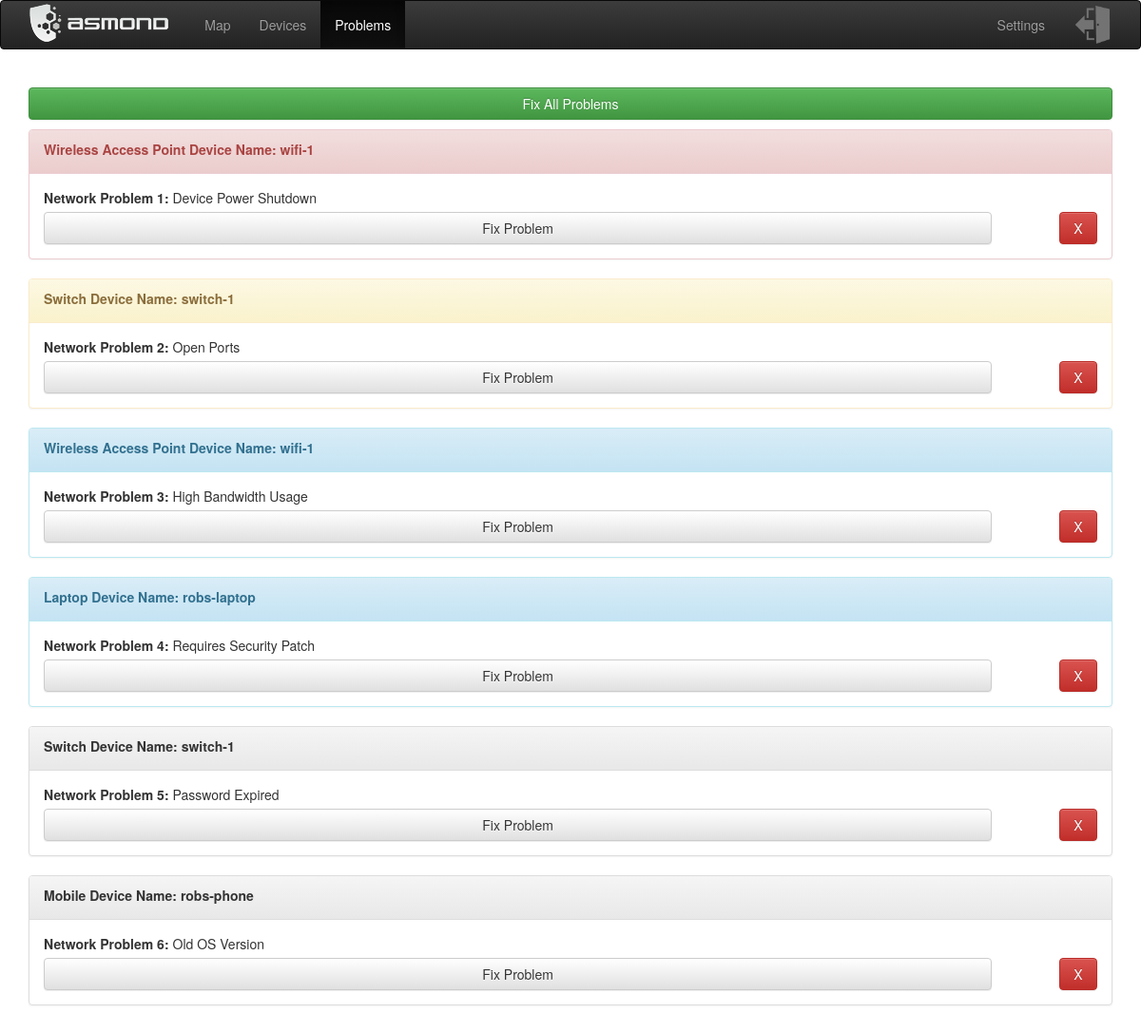
/interface/problems, run on the app's committed database.
### interface/models.py (models this page shows)
class NetworkProblems(models.Model):
    device = models.ForeignKey("interface.NetworkDevices", null=True, default=None, verbose_name="Devices", db_index=True, on_delete=models.CASCADE)
    device_problem = models.TextField(default=None, verbose_name="Device Problem")
    problem_severity = models.IntegerField(default=0, verbose_name="Problem Severity")

class NetworkDevices(models.Model):
    device_type = models.TextField(blank=True, verbose_name="Device Type", default=None, null=True)
    hostname = models.TextField(blank=True, default=None, verbose_name="Hostname")
    ip_address = models.TextField(blank=True, default=None, verbose_name="IP Address")
    mac_vendor = models.TextField(blank=True, default=None, verbose_name="MAC Vendor", null=True)
    device_level = models.IntegerField(default=1, verbose_name="Device Level")
    connects_to = models.TextField(blank=True, default=None, verbose_name="Connects To", null=True)

### interface/views.py (the view)
def networkproblems(request):
    devices_overview = NetworkOverview.objects.all()
    devices_found = NetworkDevices.objects.all()
    device_problems = NetworkProblems.objects.all()
    device_problems = device_problems.order_by(Lower("problem_severity"))
    return render(request, "interface/networkproblems.html", {
        "devices_overview": devices_overview,
        "devices_found": devices_found,
        "device_problems": device_problems
    })

### interface/templates/interface/networkproblems.html (shortened to what this page needs)
{% extends 'interface/asmond-base.html' %}
{% load static %}
{% load humanize %}
{% block head %}
{{ block.super }}
{% endblock %}
{% block networkproblems-active %}active{% endblock %}
{% block interface-content %}
<link rel="stylesheet" href="{% static 'interface/css/asmond.css' %}">
    <div id="all_problems">
        <br>
    {% if device_problems != None %}
    <button type="submit" value="1" name="view_more" class="btn btn-success"
    style="display:block; margin-left:auto; margin-right:auto; width: 100%" onclick="resolveAll(all_problems)">
    Fix All Problems
    </button>
    {% for problem in device_problems %}
        {% if problem.problem_severity == 3 %}
        <div class="panel panel-default" style="height:100%; margin-top:10px;" id="problem_panel{{ forloop.counter0 }}">
        {% elif problem.problem_severity == 2 %}
        <div class="panel panel-info" style="height:100%; margin-top:10px;" id="problem_panel{{ forloop.counter0 }}">
        {% elif problem.problem_severity == 1 %}
        <div class="panel panel-warning" style="height:100%; margin-top:10px;" id="problem_panel{{ forloop.counter0 }}">
        {% elif problem.problem_severity == 0 %}
        <div class="panel panel-danger" style="height:100%; margin-top:10px;" id="problem_panel{{ forloop.counter0 }}">
        {% endif %}
            <div class="panel-heading">
                <label>{{ problem.device.device_type }} Device Name: {{ problem.device.hostname }} </label>
            </div>
            <div class="panel-body">
                <div>
                    <label>Network Problem {{ forloop.counter }}:</label>
                    {{ problem.device_problem }}
                </div>
                <div>
                    <div style="width:90%; float:left;">
                        <button type="submit" value="1" name="view_more" class="btn btn-default" id="fix_button{{ forloop.counter0 }}"
                        style="display:block; margin-left:auto; margin-right:auto; width: 100%;" onclick="resolveProblem(problem_panel{{ forloop.counter0 }})">
                        Fix Problem
                        </button>
                    </div>
                    <div style="float:right;">
                        <button type="submit" value="1" name="view_more" class="btn btn-danger" id="dismiss_button{{ forloop.counter0 }}"
                        style="display:block; margin-left:auto; margin-right:auto; width:40px;" onclick="removeProblem(problem_panel{{ forloop.counter0 }})">
                        X
                        </button>
                    </div>
                </div>
            </div>
        </div>
    {% endfor %}
    {% else %}
        <br>
        <div style="text-align: center;">
            <label>No Device Problems Found</label>
        </div>
    {% endif %}
    </div>
{% endblock %}

### framework/static/framework/css/base.css (style rules this page uses)
body { margin-bottom: 24px; }

### data on the page
NetworkProblems: device.device_type "Wireless Access Point", device.hostname "wifi-1", device_problem "Device Power Shutdown"
NetworkProblems: device.device_type "Switch", device.hostname "switch-1", device_problem "Open Ports"
NetworkProblems: device.device_type "Wireless Access Point", device.hostname "wifi-1", device_problem "High Bandwidth Usage"
NetworkProblems: device.device_type "Laptop", device.hostname "robs-laptop", device_problem "Requires Security Patch"
NetworkProblems: device.device_type "Switch", device.hostname "switch-1", device_problem "Password Expired"
NetworkProblems: device.device_type "Mobile", device.hostname "robs-phone", device_problem "Old OS Version"
